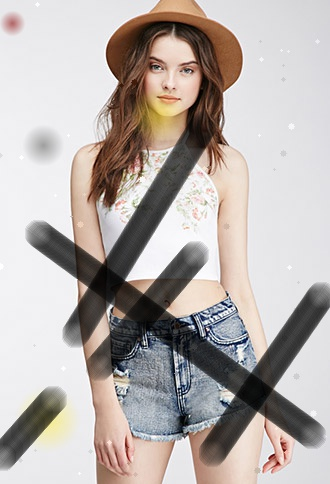
#> input picture images/deconditioned_shorts.jpg, 330 x 484 px; its folder holds only this picture in this run
$ python -i synthetic.py   (imports and definitions only)
#> lines starting #> are read from the running program, lines starting #| are printed output that depends on the picture
import cv2
import numpy as np
from PIL import Image, ImageFilter, ImageEnhance, ImageDraw
from typing import Tuple, List, Optional, Dict
from pathlib import Path
import random
from enum import Enum


class DegradationType(Enum):
    FADING = "fading"
    STAIN = "stain"
    TEAR = "tear"
    PILLING = "pilling"
    WRINKLE = "wrinkle"
    DISCOLORATION = "discoloration"
    FRAYING = "fraying"
    WEAR_PATTERN = "wear_pattern"


class ConditionLevel(Enum):
    PRISTINE = 10        # Brand new, perfect condition
    EXCELLENT = 9        # Like new, minimal wear
    VERY_GOOD = 8        # Slight wear, great condition
    GOOD = 7             # Noticeable but minor wear
    FAIR_PLUS = 6        # Moderate wear, still good
    FAIR = 5             # Average wear, acceptable
    FAIR_MINUS = 4       # Significant wear
    POOR = 3             # Heavy wear, damaged
    VERY_POOR = 2        # Severe damage
    UNWEARABLE = 1       # Completely worn out


class SyntheticDegradationPipeline:
    def __init__(self, seed: Optional[int] = None):
        if seed is not None:
            random.seed(seed)
            np.random.seed(seed)

    def apply_degradation(
        self,
        image: np.ndarray,
        condition_level: int,
        degradation_types: Optional[List[DegradationType]] = None,
        intensity: float = 1.0
    ) -> Tuple[np.ndarray, Dict]:
        if condition_level < 1 or condition_level > 10:
            raise ValueError("Condition level must be between 1 and 10")

        img = Image.fromarray(image)
        metadata = {
            'condition_level': condition_level,
            'applied_effects': [],
            'intensity': intensity
        }

        severity = (10 - condition_level) / 10.0 * intensity

        if degradation_types is None:
            degradation_types = self._select_random_degradations(condition_level)

        for deg_type in degradation_types:
            if deg_type == DegradationType.FADING:
                img = self._apply_fading(img, severity)
                metadata['applied_effects'].append('fading')

            elif deg_type == DegradationType.STAIN:
                img = self._apply_stains(img, severity)
                metadata['applied_effects'].append('stain')

            elif deg_type == DegradationType.TEAR:
                img = self._apply_tears(img, severity)
                metadata['applied_effects'].append('tear')

            elif deg_type == DegradationType.PILLING:
                img = self._apply_pilling(img, severity)
                metadata['applied_effects'].append('pilling')

            elif deg_type == DegradationType.WRINKLE:
                img = self._apply_wrinkles(img, severity)
                metadata['applied_effects'].append('wrinkle')

            elif deg_type == DegradationType.DISCOLORATION:
                img = self._apply_discoloration(img, severity)
                metadata['applied_effects'].append('discoloration')

            elif deg_type == DegradationType.FRAYING:
                img = self._apply_fraying(img, severity)
                metadata['applied_effects'].append('fraying')

            elif deg_type == DegradationType.WEAR_PATTERN:
                img = self._apply_wear_patterns(img, severity)
                metadata['applied_effects'].append('wear_pattern')

        result = np.array(img)

        return result, metadata

    def _select_random_degradations(self, condition_level: int) -> List[DegradationType]:
        all_types = list(DegradationType)

        if condition_level >= 8:  # Excellent condition
            num_effects = random.randint(1, 2)
        elif condition_level >= 6:  # Good condition
            num_effects = random.randint(2, 3)
        elif condition_level >= 4:  # Fair condition
            num_effects = random.randint(3, 5)
        else:  # Poor condition
            num_effects = random.randint(4, 6)

        return random.sample(all_types, min(num_effects, len(all_types)))

    def _apply_fading(self, img: Image.Image, severity: float) -> Image.Image:
        enhancer = ImageEnhance.Color(img)
        fade_factor = 1.0 - (severity * 0.5)  # Reduce saturation by up to 50%
        img = enhancer.enhance(fade_factor)

        enhancer = ImageEnhance.Contrast(img)
        contrast_factor = 1.0 - (severity * 0.2)
        img = enhancer.enhance(contrast_factor)

        enhancer = ImageEnhance.Brightness(img)
        brightness_factor = 1.0 + (severity * 0.1)
        img = enhancer.enhance(brightness_factor)

        return img

    def _apply_stains(self, img: Image.Image, severity: float) -> Image.Image:
        img_array = np.array(img).astype(np.float32)
        height, width = img_array.shape[:2]

        num_stains = int(severity * 5) + 1

        for _ in range(num_stains):
            x = random.randint(0, width - 1)
            y = random.randint(0, height - 1)

            radius = int(random.uniform(10, 50) * severity)

            stain_type = random.choice(['brown', 'yellow', 'gray', 'red'])
            if stain_type == 'brown':
                color = np.array([101, 67, 33], dtype=np.float32)
            elif stain_type == 'yellow':
                color = np.array([255, 235, 59], dtype=np.float32)
            elif stain_type == 'gray':
                color = np.array([100, 100, 100], dtype=np.float32)
            else:  # red (wine, blood)
                color = np.array([139, 0, 0], dtype=np.float32)

            Y, X = np.ogrid[:height, :width]
            dist_from_center = np.sqrt((X - x)**2 + (Y - y)**2)
            mask = np.clip(1 - (dist_from_center / radius), 0, 1)

            alpha = mask[..., np.newaxis] * (0.3 + severity * 0.4)
            img_array = img_array * (1 - alpha) + color * alpha

        img_array = np.clip(img_array, 0, 255).astype(np.uint8)
        return Image.fromarray(img_array)

    def _apply_tears(self, img: Image.Image, severity: float) -> Image.Image:
        if severity < 0.3:
            return img

        img_array = np.array(img)
        height, width = img_array.shape[:2]

        num_tears = int((severity - 0.3) * 3) + 1

        for _ in range(num_tears):
            x = random.randint(int(width * 0.2), int(width * 0.8))
            y = random.randint(int(height * 0.2), int(height * 0.8))

            tear_length = int(random.uniform(20, 80) * severity)
            tear_width = int(random.uniform(2, 10) * severity)

            angle = random.uniform(0, 2 * np.pi)
            dx = int(tear_length * np.cos(angle))
            dy = int(tear_length * np.sin(angle))

            cv2.line(img_array, (x, y), (x + dx, y + dy), (50, 50, 50), tear_width)

            for i in range(tear_width * 2):
                offset_x = random.randint(-5, 5)
                offset_y = random.randint(-5, 5)
                cv2.line(img_array,
                        (x + offset_x, y + offset_y),
                        (x + dx + offset_x, y + dy + offset_y),
                        (80, 80, 80), 1)

        return Image.fromarray(img_array)

    def _apply_pilling(self, img: Image.Image, severity: float) -> Image.Image:
        img_array = np.array(img)
        height, width = img_array.shape[:2]

        num_pills = int(severity * 100)

        for _ in range(num_pills):
            x = random.randint(0, width - 1)
            y = random.randint(0, height - 1)

            pill_size = random.randint(1, 3)

            if random.random() > 0.5:
                color_offset = 20
            else:
                color_offset = -20

            if 0 <= y < height and 0 <= x < width:
                base_color = img_array[y, x].astype(np.int16)
                pill_color = np.clip(base_color + color_offset, 0, 255).astype(np.uint8)

                cv2.circle(img_array, (x, y), pill_size, pill_color.tolist(), -1)

        return Image.fromarray(img_array)

    def _apply_wrinkles(self, img: Image.Image, severity: float) -> Image.Image:
        img_array = np.array(img).astype(np.float32)
        height, width = img_array.shape[:2]

        num_wrinkles = int(severity * 5) + 2

        for _ in range(num_wrinkles):
            x1 = random.randint(0, width - 1)
            y1 = random.randint(0, height - 1)
            x2 = random.randint(0, width - 1)
            y2 = random.randint(0, height - 1)

            wrinkle_width = int(20 * severity)

            steps = max(abs(x2 - x1), abs(y2 - y1))
            if steps == 0:
                continue

            for i in range(steps):
                t = i / steps
                x = int(x1 + t * (x2 - x1))
                y = int(y1 + t * (y2 - y1))

                for dy in range(-wrinkle_width, wrinkle_width):
                    for dx in range(-wrinkle_width, wrinkle_width):
                        px, py = x + dx, y + dy
                        if 0 <= px < width and 0 <= py < height:
                            dist = np.sqrt(dx**2 + dy**2)
                            if dist < wrinkle_width:
                                darkness = 1.0 - (dist / wrinkle_width) * 0.15 * severity
                                img_array[py, px] *= darkness

        img_array = np.clip(img_array, 0, 255).astype(np.uint8)
        return Image.fromarray(img_array)

    def _apply_discoloration(self, img: Image.Image, severity: float) -> Image.Image:
        img_array = np.array(img).astype(np.float32)
        height, width = img_array.shape[:2]

        num_patches = int(severity * 3) + 1

        for _ in range(num_patches):
            x = random.randint(0, width - 1)
            y = random.randint(0, height - 1)

            radius = int(random.uniform(50, 150))

            shift_type = random.choice(['yellow', 'brown', 'gray'])
            if shift_type == 'yellow':
                color_shift = np.array([10, 10, -10]) * severity
            elif shift_type == 'brown':
                color_shift = np.array([5, 0, -10]) * severity
            else:
                color_shift = np.array([-5, -5, -5]) * severity

            Y, X = np.ogrid[:height, :width]
            dist_from_center = np.sqrt((X - x)**2 + (Y - y)**2)
            mask = np.clip(1 - (dist_from_center / radius), 0, 1)

            for c in range(3):
                img_array[:, :, c] += mask * color_shift[c]

        img_array = np.clip(img_array, 0, 255).astype(np.uint8)
        return Image.fromarray(img_array)

    def _apply_fraying(self, img: Image.Image, severity: float) -> Image.Image:
        if severity < 0.4:
            return img

        img_array = np.array(img)
        height, width = img_array.shape[:2]

        num_frays = int((severity - 0.4) * 30)

        edges = ['top', 'bottom', 'left', 'right']
        edge = random.choice(edges)

        for _ in range(num_frays):
            if edge == 'top':
                x = random.randint(0, width - 1)
                y = random.randint(0, int(height * 0.1))
            elif edge == 'bottom':
                x = random.randint(0, width - 1)
                y = random.randint(int(height * 0.9), height - 1)
            elif edge == 'left':
                x = random.randint(0, int(width * 0.1))
                y = random.randint(0, height - 1)
            else:  # right
                x = random.randint(int(width * 0.9), width - 1)
                y = random.randint(0, height - 1)

            length = random.randint(5, 15)
            angle = random.uniform(-np.pi/4, np.pi/4)
            dx = int(length * np.cos(angle))
            dy = int(length * np.sin(angle))

            cv2.line(img_array, (x, y), (x + dx, y + dy), (100, 100, 100), 1)

        return Image.fromarray(img_array)

    def _apply_wear_patterns(self, img: Image.Image, severity: float) -> Image.Image:
        img_array = np.array(img).astype(np.float32)
        height, width = img_array.shape[:2]

        wear_areas = [
            (width // 2, height // 3, width // 6),  # Center-top (collar)
            (width // 3, height * 2 // 3, width // 8),  # Left-lower (knee/elbow)
            (width * 2 // 3, height * 2 // 3, width // 8),  # Right-lower (knee/elbow)
        ]

        for x, y, radius in wear_areas:
            if random.random() < severity:
                Y, X = np.ogrid[:height, :width]
                dist_from_center = np.sqrt((X - x)**2 + (Y - y)**2)
                mask = np.clip(1 - (dist_from_center / radius), 0, 1)

                wear_factor = 0.8 + severity * 0.2
                for c in range(3):
                    img_array[:, :, c] = img_array[:, :, c] * (1 - mask * 0.2) + 255 * mask * 0.2 * severity

        img_array = np.clip(img_array, 0, 255).astype(np.uint8)
        return Image.fromarray(img_array)

    def generate_condition_dataset(
        self,
        image_path: str,
        output_dir: str,
        num_variations: int = 5,
        condition_range: Tuple[int, int] = (1, 10)
    ) -> List[Dict]:
#> called with image_path = '../../images/deconditioned_shorts.jpg', output_dir = 'out.png', num_variations = 5, condition_range = (1, 10)
        img = cv2.imread(image_path)
#> img is the input picture: shape (484, 330, 3); mean B, G, R 172.5, 176, 183.5
        img = cv2.cvtColor(img, cv2.COLOR_BGR2RGB)

        output_path = Path(output_dir)
        output_path.mkdir(parents=True, exist_ok=True)

        base_name = Path(image_path).stem

        results = []

        for i in range(num_variations):
            condition = random.randint(condition_range[0], condition_range[1])

            degraded_img, metadata = self.apply_degradation(img, condition)

            output_filename = f"{base_name}_condition_{condition}_var_{i}.jpg"
            output_file = output_path / output_filename

            degraded_img_bgr = cv2.cvtColor(degraded_img, cv2.COLOR_RGB2BGR)
            cv2.imwrite(str(output_file), degraded_img_bgr)

            metadata['source_image'] = image_path
            metadata['output_path'] = str(output_file)
            metadata['variation_id'] = i
            results.append(metadata)
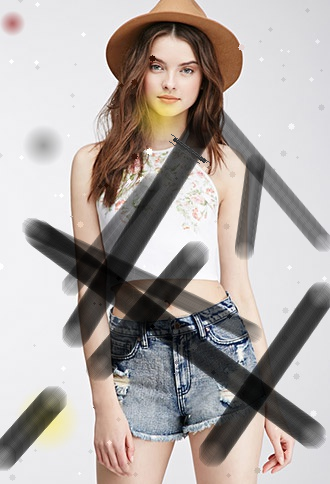
#> degraded_img: shape (484, 330, 3); mean R, G, B 176.7, 169.5, 166.1
#> after the loop, results = 5 items

        return results


# [58 lines left out: function batch_generate_synthetic_data, not called in this run]

>>> result = SyntheticDegradationPipeline().generate_condition_dataset('../../images/deconditioned_shorts.jpg', 'out.png')
#> result = 5 items
